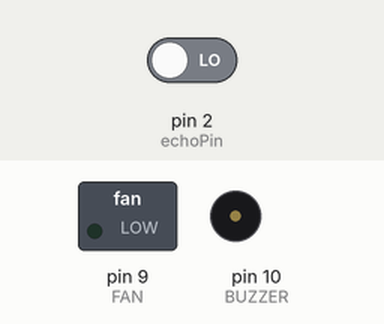
Simulated run of this sketch. Board: Arduino Uno, built with avr-gcc and run on an emulated ATmega328P. On the bench: switched loads named in the sketch (green lamp = pin HIGH), buzzer (waves = sounding, pin HIGH). Dashed ring = blinking. The inputs (shaded band) are chosen by the test bench; at power-on: pin 2 (echoPin) LOW. Pins used as bus, display or sensor lines are not drawn; what the sketch prints to the serial monitor is not drawn.

Above: at 0.5 s.
Timing chart, 0 to 4.6 s (numbered marks = the images above):
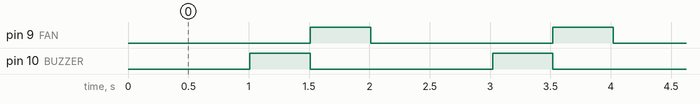

The sketch:

Fan_Buzzer_Radar.ino
```cpp
#define trigPin 3
#define echoPin 2
#define BUZZER 10
#define FAN 9

long duration, distance;

void setup() {
  Serial.begin(9600);
  pinMode(trigPin,OUTPUT);
  pinMode(echoPin,INPUT);
  pinMode(FAN,OUTPUT);
  pinMode(BUZZER,OUTPUT);

}

void loop() {
  digitalWrite(trigPin,HIGH);
  delay(10);
  digitalWrite(trigPin,LOW);

  duration=pulseIn(echoPin,HIGH);
  distance=(duration/2)/29.1;

  Serial.print(distance);
  Serial.println("cm");

  if(distance<10){

    digitalWrite(BUZZER,HIGH);
    delay(500);
    digitalWrite(BUZZER,LOW);
    digitalWrite(FAN,HIGH);
    delay(500);
    digitalWrite(FAN,LOW);

  }

}
```

Measured:
- by itself, pin 9 (FAN), pin 10 (BUZZER): alternates HIGH for 0.50 s and LOW for 1.5 s
- by itself, everything shown: repeats every 2.0 s, in 3 steps
